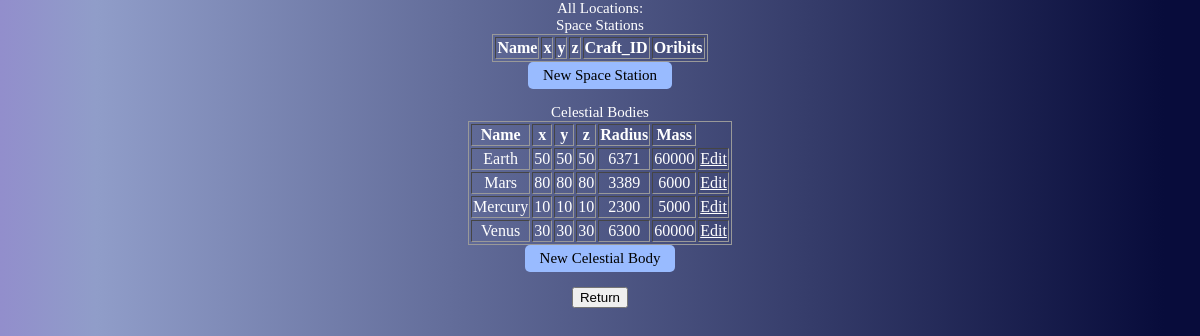
Page /viewloc.php on the committed database.
### tables this page shows
Create Table If Not Exists Celestial_Body(
	Location_Name			Varchar(100),
	Radius					Real,
	Mass					Real,
	Constraint Celestial_Body_PK Primary Key(Location_Name),
	Constraint Celestial_Body_FK Foreign Key(Location_Name) References Location(Name)
);

Create Table If Not Exists Location(
	Name					Varchar(100),
	x						Integer,
	y						Integer,
	z						Integer,
	Constraint Location_PK Primary Key(Name)
);

### viewloc.php (the view, shortened to what this page needs)
<html>
<head>
<link rel="stylesheet" type="text/css" href="style.css">
</head>
<body>
<p>All Locations:</p>
<?php
$con=mysqli_connect("localhost","root","pancakes","starbase");
$param1 = "Craft_ID";
$param2 = "Oribits";
echo "<table border='1'><tr>
<th>Name</th>
<th>x</th>
<th>y</th>
<th>z</th>
<th>".$param1."</th>
<th>".$param2."</th></tr>";
echo "</table>";
?>
<form action="selectorbit.php" method="post">
  <input type="submit" value="New Space Station">
</form>
<?php
$planetdata = mysqli_query($con,"SELECT * FROM Location,Celestial_Body WHERE Name = Location_Name");
$param1 = "Radius";
$param2 = "Mass";
echo "<table border='1'><tr>
<th>Name</th>
<th>x</th>
<th>y</th>
<th>z</th>
<th>".$param1."</th>
<th>".$param2."</th></tr>";
while($row = mysqli_fetch_array($planetdata))
  {
  echo "<tr>";
  echo "<td>" . $row['Name'] . "</td>";
  echo "<td>" . $row['x'] . "</td>";
  echo "<td>" . $row['y'] . "</td>";
  echo "<td>" . $row['z'] . "</td>";
  echo "<td>" . $row[$param1] . "</td>";
  echo "<td>" . $row[$param2] . "</td>";
  echo "<td><a href='addloc.php?job=edit&amp;Name=" . $row['Name'] . "'>Edit</a></td>";
  echo "</tr>";
  }
echo "</table>";
?>
<form action="addloc.php?job=add" method="post">
  <input type="submit" value="New Celestial Body">
</form>
<button onclick="window.location.href = 'groundcrew.php';">Return</button>
</body>
</html>

### style.css (style rules this page uses)
html, body { margin:auto; text-align:center; align:center; width: 100%; font-family: verdana; color: white; font-size: 15px; background: rgb(146,142,204); background: linear-gradient(90deg, rgba(146,142,204,1) 0%, rgba(144,157,201,1) 8%, rgba(8,12,59,1) 97%); }
form { text-align: center; }
input { margin:auto; display: block; text-align: left; font-family: verdana; color: black; font-size: 15px; }
input[type=submit] { color: black; padding:5px 15px; background:#99bbff; border:0 none; cursor:pointer; -webkit-border-radius: 5px; border-radius: 5px; }
table { text-align:center; max-width: 850px; border:1px solid #999; margin-left: auto; margin-right: auto; }
p { max-width:100%; margin:auto; display: block; text-align: center; font-family: verdana; color: white; font-size: 15px; }
a { color: white; }

### rows in the picture
celestial_body: Location_Name.Name "Earth", Location_Name.x "50", Location_Name.y "50", Location_Name.z "50", Radius "6371", Mass "60000"
celestial_body: Location_Name.Name "Mars", Location_Name.x "80", Location_Name.y "80", Location_Name.z "80", Radius "3389", Mass "6000"
celestial_body: Location_Name.Name "Mercury", Location_Name.x "10", Location_Name.y "10", Location_Name.z "10", Radius "2300", Mass "5000"
celestial_body: Location_Name.Name "Venus", Location_Name.x "30", Location_Name.y "30", Location_Name.z "30", Radius "6300", Mass "60000"

### other values in the picture
$param1 "Craft_ID"
$param2 "Oribits"
$param1 "Radius"
$param2 "Mass"
